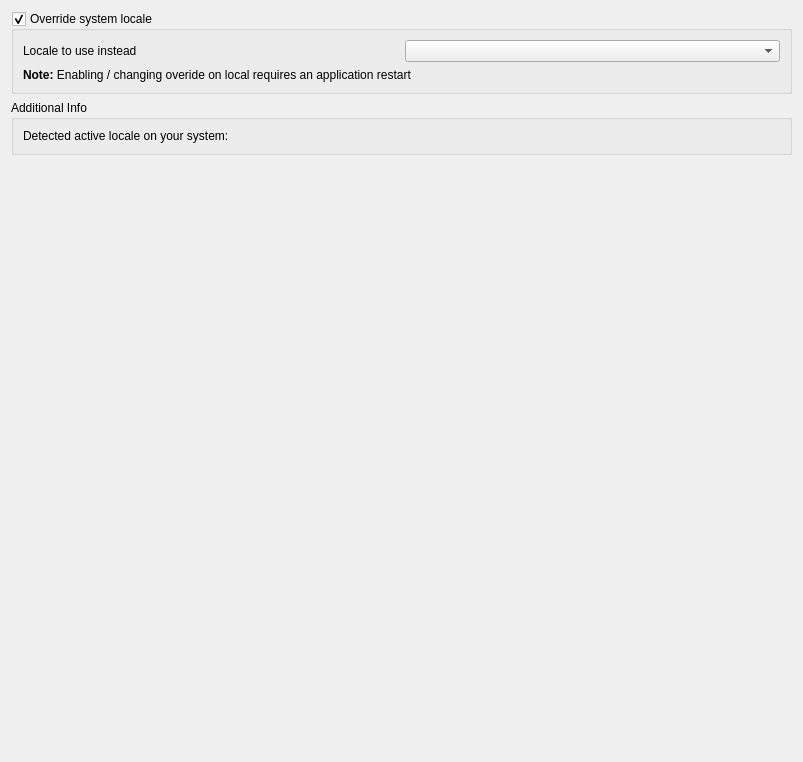
         <widget class="QWidget" name="scrollAreaWidgetContents_8">
          <property name="geometry">
           <rect>
            <x>0</x>
            <y>0</y>
            <width>803</width>
            <height>762</height>
           </rect>
          </property>
          <layout class="QGridLayout" name="gridLayout_17">
           <item row="0" column="0">
            <widget class="QGroupBox" name="grpLocale">
             <property name="title">
              <string>Override system locale</string>
             </property>
             <property name="checkable">
              <bool>true</bool>
             </property>
             <layout class="QGridLayout">
              <item row="0" column="0">
               <widget class="QLabel" name="label_5">
                <property name="text">
                 <string>Locale to use instead</string>
                </property>
               </widget>
              </item>
              <item row="0" column="1">
               <widget class="QComboBox" name="cboLocale"/>
              </item>
              <item row="1" column="0" colspan="2">
               <widget class="QLabel" name="label_7">
                <property name="text">
                 <string>&lt;b&gt;Note:&lt;/b&gt; Enabling / changing overide on local requires an application restart</string>
                </property>
                <property name="wordWrap">
                 <bool>true</bool>
                </property>
               </widget>
              </item>
             </layout>
            </widget>
           </item>
           <item row="1" column="0">
            <widget class="QGroupBox" name="groupBox_12">
             <property name="title">
              <string>Additional Info</string>
             </property>
             <layout class="QGridLayout">
              <item row="0" column="0">
               <widget class="QLabel" name="lblSystemLocale">
                <property name="text">
                 <string>Detected active locale on your system:</string>
                </property>
               </widget>
              </item>
             </layout>
            </widget>
           </item>
           <item row="2" column="0">
            <spacer>
             <property name="orientation">
              <enum>Qt::Vertical</enum>
             </property>
             <property name="sizeHint" stdset="0">
              <size>
               <width>501</width>
               <height>379</height>
              </size>
             </property>
            </spacer>
           </item>
          </layout>
         </widget>
